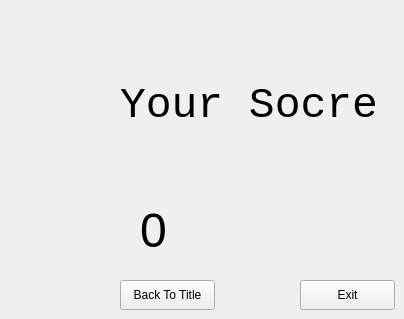
   <widget class="QWidget" name="Final_Show">
    <widget class="QLabel" name="Your_score">
     <property name="geometry">
      <rect>
       <x>120</x>
       <y>80</y>
       <width>261</width>
       <height>51</height>
      </rect>
     </property>
     <property name="font">
      <font>
       <family>Monospace</family>
       <pointsize>32</pointsize>
      </font>
     </property>
     <property name="text">
      <string>Your Socre</string>
     </property>
    </widget>
    <widget class="QLabel" name="Score">
     <property name="geometry">
      <rect>
       <x>140</x>
       <y>190</y>
       <width>211</width>
       <height>81</height>
      </rect>
     </property>
     <property name="font">
      <font>
       <pointsize>36</pointsize>
      </font>
     </property>
     <property name="text">
      <string>0</string>
     </property>
    </widget>
    <widget class="QPushButton" name="pushButton_4">
     <property name="geometry">
      <rect>
       <x>300</x>
       <y>280</y>
       <width>95</width>
       <height>30</height>
      </rect>
     </property>
     <property name="text">
      <string>Exit</string>
     </property>
    </widget>
    <widget class="QPushButton" name="pushButton_5">
     <property name="geometry">
      <rect>
       <x>120</x>
       <y>280</y>
       <width>95</width>
       <height>30</height>
      </rect>
     </property>
     <property name="text">
      <string>Back To Title</string>
     </property>
    </widget>
   </widget>
